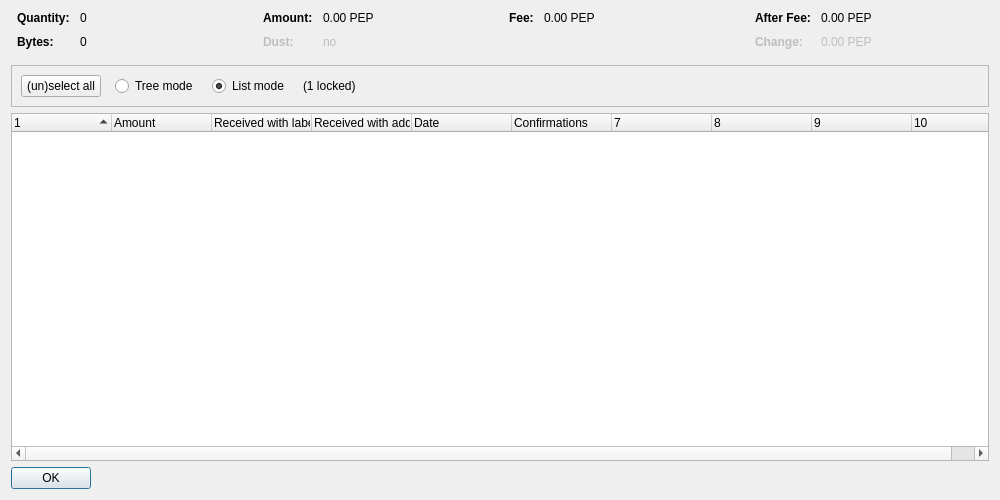
<?xml version="1.0" encoding="UTF-8"?>
<ui version="4.0">
  <class>CoinControlDialog</class>
  <widget class="QDialog" name="CoinControlDialog">
    <property name="geometry">
      <rect>
        <x>0</x>
        <y>0</y>
        <width>1000</width>
        <height>500</height>
      </rect>
    </property>
    <property name="windowTitle">
      <string>Coin Selection</string>
    </property>
    <layout class="QVBoxLayout" name="verticalLayout">
      <item>
        <layout class="QHBoxLayout" name="horizontalLayoutTop" stretch="0,0,0,0">
          <property name="topMargin">
            <number>0</number>
          </property>
          <property name="bottomMargin">
            <number>10</number>
          </property>
          <item>
            <layout class="QFormLayout" name="formLayoutCoinControl1">
              <property name="horizontalSpacing">
                <number>10</number>
              </property>
              <property name="verticalSpacing">
                <number>10</number>
              </property>
              <property name="leftMargin">
                <number>6</number>
              </property>
              <property name="rightMargin">
                <number>6</number>
              </property>
              <item row="0" column="0">
                <widget class="QLabel" name="labelCoinControlQuantityText">
                  <property name="font">
                    <font>
                      <weight>75</weight>
                      <bold>true</bold>
                    </font>
                  </property>
                  <property name="text">
                    <string>Quantity:</string>
                  </property>
                </widget>
              </item>
              <item row="0" column="1">
                <widget class="QLabel" name="labelCoinControlQuantity">
                  <property name="cursor">
                    <cursorShape>IBeamCursor</cursorShape>
                  </property>
                  <property name="contextMenuPolicy">
                    <enum>Qt::ActionsContextMenu</enum>
                  </property>
                  <property name="text">
                    <string notr="true">0</string>
                  </property>
                  <property name="textInteractionFlags">
                    <set>Qt::LinksAccessibleByMouse|Qt::TextSelectableByKeyboard|Qt::TextSelectableByMouse</set>
                  </property>
                </widget>
              </item>
              <item row="1" column="0">
                <widget class="QLabel" name="labelCoinControlBytesText">
                  <property name="font">
                    <font>
                      <weight>75</weight>
                      <bold>true</bold>
                    </font>
                  </property>
                  <property name="text">
                    <string>Bytes:</string>
                  </property>
                </widget>
              </item>
              <item row="1" column="1">
                <widget class="QLabel" name="labelCoinControlBytes">
                  <property name="cursor">
                    <cursorShape>IBeamCursor</cursorShape>
                  </property>
                  <property name="contextMenuPolicy">
                    <enum>Qt::ActionsContextMenu</enum>
                  </property>
                  <property name="text">
                    <string notr="true">0</string>
                  </property>
                  <property name="textInteractionFlags">
                    <set>Qt::LinksAccessibleByMouse|Qt::TextSelectableByKeyboard|Qt::TextSelectableByMouse</set>
                  </property>
                </widget>
              </item>
            </layout>
          </item>
          <item>
            <layout class="QFormLayout" name="formLayoutCoinControl2">
              <property name="horizontalSpacing">
                <number>10</number>
              </property>
              <property name="verticalSpacing">
                <number>10</number>
              </property>
              <property name="leftMargin">
                <number>6</number>
              </property>
              <property name="rightMargin">
                <number>6</number>
              </property>
              <item row="0" column="0">
                <widget class="QLabel" name="labelCoinControlAmountText">
                  <property name="font">
                    <font>
                      <weight>75</weight>
                      <bold>true</bold>
                    </font>
                  </property>
                  <property name="text">
                    <string>Amount:</string>
                  </property>
                </widget>
              </item>
              <item row="0" column="1">
                <widget class="QLabel" name="labelCoinControlAmount">
                  <property name="cursor">
                    <cursorShape>IBeamCursor</cursorShape>
                  </property>
                  <property name="contextMenuPolicy">
                    <enum>Qt::ActionsContextMenu</enum>
                  </property>
                  <property name="text">
                    <string notr="true">0.00 PEP</string>
                  </property>
                  <property name="textInteractionFlags">
                    <set>Qt::LinksAccessibleByMouse|Qt::TextSelectableByKeyboard|Qt::TextSelectableByMouse</set>
                  </property>
                </widget>
              </item>
              <item row="1" column="0">
                <widget class="QLabel" name="labelCoinControlLowOutputText">
                  <property name="enabled">
                    <bool>false</bool>
                  </property>
                  <property name="font">
                    <font>
                      <weight>75</weight>
                      <bold>true</bold>
                    </font>
                  </property>
                  <property name="text">
                    <string>Dust:</string>
                  </property>
                </widget>
              </item>
              <item row="1" column="1">
                <widget class="QLabel" name="labelCoinControlLowOutput">
                  <property name="enabled">
                    <bool>false</bool>
                  </property>
                  <property name="cursor">
                    <cursorShape>IBeamCursor</cursorShape>
                  </property>
                  <property name="contextMenuPolicy">
                    <enum>Qt::ActionsContextMenu</enum>
                  </property>
                  <property name="text">
                    <string notr="true">no</string>
                  </property>
                  <property name="textInteractionFlags">
                    <set>Qt::LinksAccessibleByMouse|Qt::TextSelectableByKeyboard|Qt::TextSelectableByMouse</set>
                  </property>
                </widget>
              </item>
            </layout>
          </item>
          <item>
            <layout class="QFormLayout" name="formLayoutCoinControl3">
              <property name="horizontalSpacing">
                <number>10</number>
              </property>
              <property name="verticalSpacing">
                <number>10</number>
              </property>
              <property name="leftMargin">
                <number>6</number>
              </property>
              <property name="rightMargin">
                <number>6</number>
              </property>
              <item row="0" column="0">
                <widget class="QLabel" name="labelCoinControlFeeText">
                  <property name="font">
                    <font>
                      <weight>75</weight>
                      <bold>true</bold>
                    </font>
                  </property>
                  <property name="text">
                    <string>Fee:</string>
                  </property>
                </widget>
              </item>
              <item row="0" column="1">
                <widget class="QLabel" name="labelCoinControlFee">
                  <property name="cursor">
                    <cursorShape>IBeamCursor</cursorShape>
                  </property>
                  <property name="contextMenuPolicy">
                    <enum>Qt::ActionsContextMenu</enum>
                  </property>
                  <property name="text">
                    <string notr="true">0.00 PEP</string>
                  </property>
                  <property name="textInteractionFlags">
                    <set>Qt::LinksAccessibleByMouse|Qt::TextSelectableByKeyboard|Qt::TextSelectableByMouse</set>
                  </property>
                </widget>
              </item>
            </layout>
          </item>
          <item>
            <layout class="QFormLayout" name="formLayoutCoinControl4">
              <property name="horizontalSpacing">
                <number>10</number>
              </property>
              <property name="verticalSpacing">
                <number>10</number>
              </property>
              <property name="leftMargin">
                <number>6</number>
              </property>
              <property name="rightMargin">
                <number>6</number>
              </property>
              <item row="0" column="0">
                <widget class="QLabel" name="labelCoinControlAfterFeeText">
                  <property name="font">
                    <font>
                      <weight>75</weight>
                      <bold>true</bold>
                    </font>
                  </property>
                  <property name="text">
                    <string>After Fee:</string>
                  </property>
                </widget>
              </item>
              <item row="0" column="1">
                <widget class="QLabel" name="labelCoinControlAfterFee">
                  <property name="cursor">
                    <cursorShape>IBeamCursor</cursorShape>
                  </property>
                  <property name="contextMenuPolicy">
                    <enum>Qt::ActionsContextMenu</enum>
                  </property>
                  <property name="text">
                    <string notr="true">0.00 PEP</string>
                  </property>
                  <property name="textInteractionFlags">
                    <set>Qt::LinksAccessibleByMouse|Qt::TextSelectableByKeyboard|Qt::TextSelectableByMouse</set>
                  </property>
                </widget>
              </item>
              <item row="1" column="0">
                <widget class="QLabel" name="labelCoinControlChangeText">
                  <property name="enabled">
                    <bool>false</bool>
                  </property>
                  <property name="font">
                    <font>
                      <weight>75</weight>
                      <bold>true</bold>
                    </font>
                  </property>
                  <property name="text">
                    <string>Change:</string>
                  </property>
                </widget>
              </item>
              <item row="1" column="1">
                <widget class="QLabel" name="labelCoinControlChange">
                  <property name="enabled">
                    <bool>false</bool>
                  </property>
                  <property name="cursor">
                    <cursorShape>IBeamCursor</cursorShape>
                  </property>
                  <property name="contextMenuPolicy">
                    <enum>Qt::ActionsContextMenu</enum>
                  </property>
                  <property name="text">
                    <string notr="true">0.00 PEP</string>
                  </property>
                  <property name="textInteractionFlags">
                    <set>Qt::LinksAccessibleByMouse|Qt::TextSelectableByKeyboard|Qt::TextSelectableByMouse</set>
                  </property>
                </widget>
              </item>
            </layout>
          </item>
        </layout>
      </item>
      <item>
        <widget class="QFrame" name="frame">
          <property name="minimumSize">
            <size>
              <width>0</width>
              <height>40</height>
            </size>
          </property>
          <property name="frameShape">
            <enum>QFrame::StyledPanel</enum>
          </property>
          <property name="frameShadow">
            <enum>QFrame::Sunken</enum>
          </property>
          <layout class="QHBoxLayout" name="horizontalLayout">
            <item>
              <layout class="QHBoxLayout" name="horizontalLayoutPanel" stretch="0,0,0,0,0">
                <property name="spacing">
                  <number>14</number>
                </property>
                <item>
                  <widget class="QPushButton" name="pushButtonSelectAll">
                    <property name="sizePolicy">
                      <sizepolicy hsizetype="Maximum" vsizetype="Fixed">
                        <horstretch>0</horstretch>
                        <verstretch>0</verstretch>
                      </sizepolicy>
                    </property>
                    <property name="text">
                      <string>(un)select all</string>
                    </property>
                    <property name="autoDefault">
                      <bool>false</bool>
                    </property>
                  </widget>
                </item>
                <item>
                  <widget class="QRadioButton" name="radioTreeMode">
                    <property name="sizePolicy">
                      <sizepolicy hsizetype="Maximum" vsizetype="Fixed">
                        <horstretch>0</horstretch>
                        <verstretch>0</verstretch>
                      </sizepolicy>
                    </property>
                    <property name="text">
                      <string>Tree mode</string>
                    </property>
                  </widget>
                </item>
                <item>
                  <widget class="QRadioButton" name="radioListMode">
                    <property name="sizePolicy">
                      <sizepolicy hsizetype="Maximum" vsizetype="Fixed">
                        <horstretch>0</horstretch>
                        <verstretch>0</verstretch>
                      </sizepolicy>
                    </property>
                    <property name="text">
                      <string>List mode</string>
                    </property>
                    <property name="checked">
                      <bool>true</bool>
                    </property>
                  </widget>
                </item>
                <item>
                  <widget class="QLabel" name="labelLocked">
                    <property name="text">
                      <string notr="true">(1 locked)</string>
                    </property>
                  </widget>
                </item>
                <item>
                  <spacer name="horizontalSpacer">
                    <property name="orientation">
                      <enum>Qt::Horizontal</enum>
                    </property>
                    <property name="sizeHint" stdset="0">
                      <size>
                        <width>40</width>
                        <height>20</height>
                      </size>
                    </property>
                  </spacer>
                </item>
              </layout>
            </item>
          </layout>
        </widget>
      </item>
      <item>
        <widget class="CoinControlTreeWidget" name="treeWidget">
          <property name="contextMenuPolicy">
            <enum>Qt::CustomContextMenu</enum>
          </property>
          <property name="sortingEnabled">
            <bool>false</bool>
          </property>
          <property name="columnCount">
            <number>10</number>
          </property>
          <attribute name="headerShowSortIndicator" stdset="0">
            <bool>true</bool>
          </attribute>
          <attribute name="headerStretchLastSection">
            <bool>false</bool>
          </attribute>
          <column>
            <property name="text">
              <string />
            </property>
          </column>
          <column>
            <property name="text">
              <string>Amount</string>
            </property>
          </column>
          <column>
            <property name="text">
              <string>Received with label</string>
            </property>
          </column>
          <column>
            <property name="text">
              <string>Received with address</string>
            </property>
          </column>
          <column>
            <property name="text">
              <string>Date</string>
            </property>
          </column>
          <column>
            <property name="text">
              <string>Confirmations</string>
            </property>
            <property name="toolTip">
              <string>Confirmed</string>
            </property>
          </column>
          <column>
            <property name="text">
              <string />
            </property>
          </column>
          <column>
            <property name="text">
              <string />
            </property>
          </column>
          <column>
            <property name="text">
              <string />
            </property>
          </column>
          <column>
            <property name="text">
              <string />
            </property>
          </column>
        </widget>
      </item>
      <item>
        <widget class="QDialogButtonBox" name="buttonBox">
          <property name="sizePolicy">
            <sizepolicy hsizetype="Maximum" vsizetype="Fixed">
              <horstretch>0</horstretch>
              <verstretch>0</verstretch>
            </sizepolicy>
          </property>
          <property name="orientation">
            <enum>Qt::Horizontal</enum>
          </property>
          <property name="standardButtons">
            <set>QDialogButtonBox::Ok</set>
          </property>
        </widget>
      </item>
    </layout>
  </widget>
  <customwidgets>
    <customwidget>
      <class>CoinControlTreeWidget</class>
      <extends>QTreeWidget</extends>
      <header>coincontroltreewidget.h</header>
    </customwidget>
  </customwidgets>
  <resources />
  <connections />
</ui>
